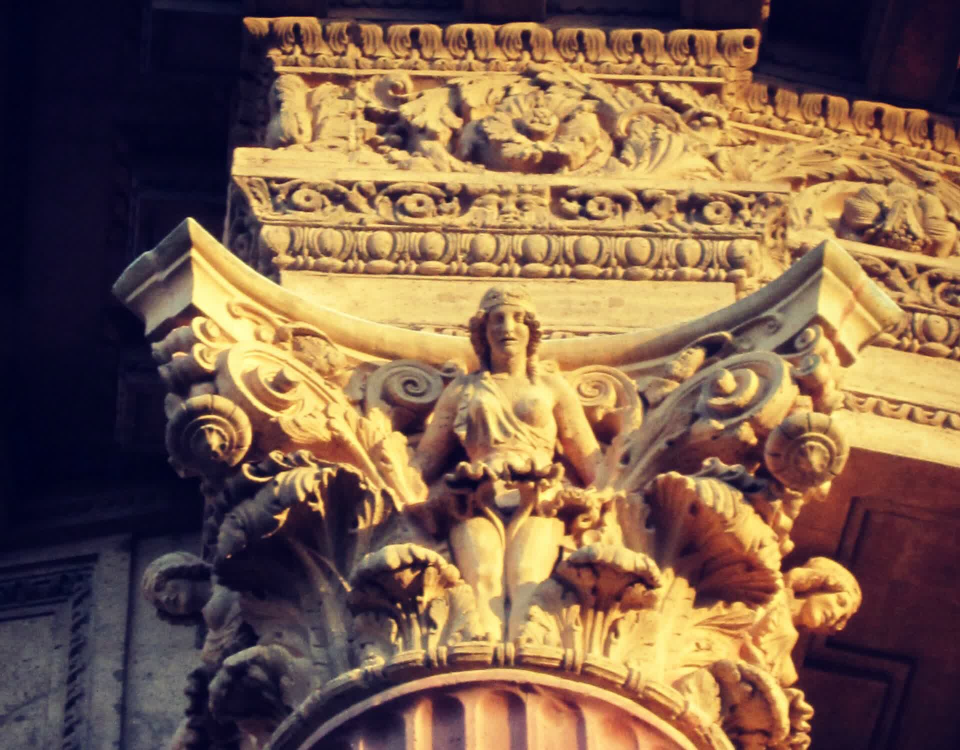
#> input picture reference/photos/ornament_crops/corinthian_capital_1.jpg, 1920 x 1500 px, found by its file name (shown at 1/2 size)
$ python mat_r5_sheet.py
#> lines starting #> are read from the running program, lines starting #| are printed output that depends on the picture
"""Round-5 materials comparison sheet.

    python3 scripts/mat_r5_sheet.py

Three rows, each before / after / reference:

  1. QA-03-15 capitals -- Cycles from the hero station at 8x the hero's angular resolution (400 mm at 768 px against
     the hero's 20 mm at 1920 px), plus the same render downsampled by 8 and blown back up nearest-neighbour, which
     IS the hero at 1:1: a capital is 12 px wide there and that is where "two readable leaf tiers" has to survive.
  2. cam 06 far field -- the 250-450 m canopy and the new city fill, against ref 105's tree masses.
  3. cam 04 coffer ribs -- Eevee at LOD1 (the viewport LOD, where architecture's coffers now render), against
     ref 083's straight-up shot of the saucer.

Writes renders/qa_comparisons/mat_r5_sheet.png.
"""
from pathlib import Path
from PIL import Image, ImageDraw, ImageFont

ROOT = Path(__file__).resolve().parent.parent
REF = Path("/Users/dk/Projects/3d render blender 3rd attempt building/reference/photos")
PREV = ROOT / "renders/previews/materials"
OUT = ROOT / "renders/qa_comparisons/mat_r5_sheet.png"

PAD, LABEL_H, BG, FG, DIM = 10, 19, (22, 22, 24), (238, 238, 232), (150, 150, 146)
PANEL_W = 560


def font(sz):
#> called with sz = 13
    for p in ("/System/Library/Fonts/SFNSMono.ttf", "/System/Library/Fonts/Menlo.ttc",
              "/System/Library/Fonts/Supplemental/Courier New.ttf"):
        if Path(p).exists():
            try:
                return ImageFont.truetype(p, sz)
            except Exception:
                pass
    return ImageFont.load_default()


def fit(im, w=PANEL_W, h=None):
    if h is None:
        h = round(im.height * w / im.width)
    return im.resize((w, h), Image.LANCZOS)


def hero_1to1(im, factor=8, show=4):
    """The capital render at the hero's own pixel scale, then nearest-neighbour x`show` so it can be seen."""
    small = im.resize((im.width // factor, im.height // factor), Image.LANCZOS)
    return small.resize((small.width * show, small.height * show), Image.NEAREST)


def load(p, fallback_text=None):
    p = Path(p)
    if p.exists():
        return Image.open(p).convert("RGB")
    im = Image.new("RGB", (PANEL_W, PANEL_W // 2), (40, 30, 30))
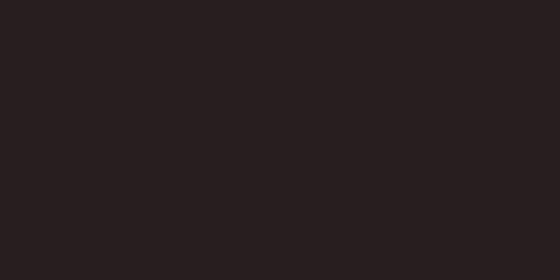
#> im: PIL image 560x280 RGB; mean R, G, B 40, 30, 30
    ImageDraw.Draw(im).text((8, 8), fallback_text or f"missing {p.name}", fill=(220, 120, 120), font=font(13))
    return im


def build_rows():
    f13 = font(13)
    cap_b = load(PREV / "r5before_scene_capital.png")
    cap_a = load(PREV / "r5after_scene_capital.png")
    cap_ref = Image.open(REF / "ornament_crops/corinthian_capital_1.jpg").convert("RGB")
#> cap_ref is the input picture: PIL image 1920x1500 RGB; mean R, G, B 124.6, 96, 75.3
    a06_b = load(PREV / "r5before_scene_cam06.png")
    a06_a = load(PREV / "r5after_scene_cam06.png")
#> (the run stopped early here; a loop or call above may not have finished)
